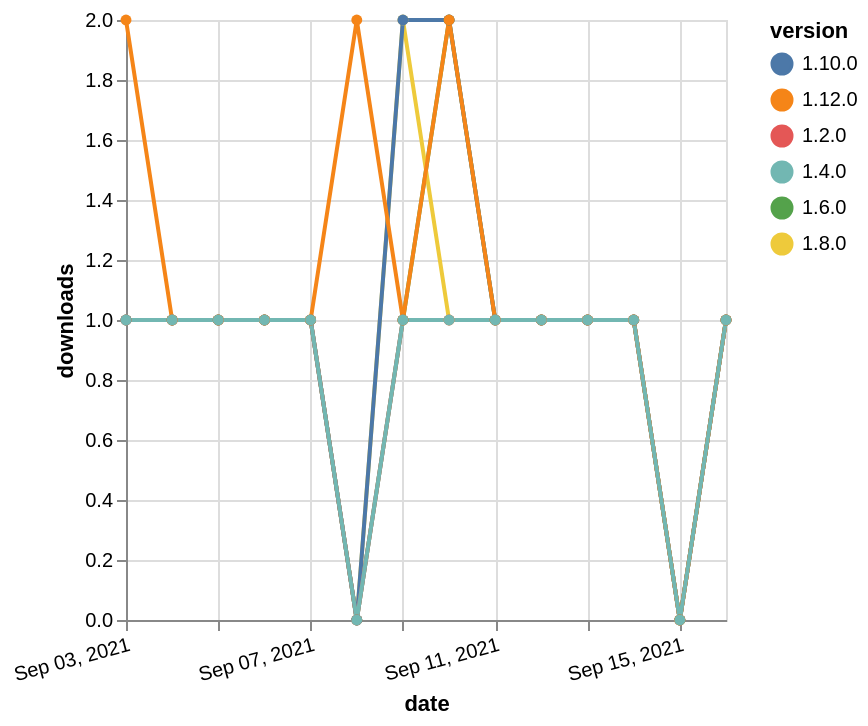

Source (Vega-Lite JSON):
### Vega-Lite specification from a JSON file in a GitHub repository (floating-point values rounded to 4 significant figures)
{"$schema": "https://vega.github.io/schema/vega-lite/v5.json", "description": "A simple bar chart with embedded data.", "data": {"values": [{"date": "2021-09-03", "total": 171, "delta": 1, "version": "1.6.0"}, {"date": "2021-09-04", "total": 172, "delta": 1, "version": "1.6.0"}, {"date": "2021-09-05", "total": 173, "delta": 1, "version": "1.6.0"}, {"date": "2021-09-06", "total": 174, "delta": 1, "version": "1.6.0"}, {"date": "2021-09-07", "total": 175, "delta": 1, "version": "1.6.0"}, {"date": "2021-09-08", "total": 175, "delta": 0, "version": "1.6.0"}, {"date": "2021-09-09", "total": 176, "delta": 1, "version": "1.6.0"}, {"date": "2021-09-10", "total": 178, "delta": 2, "version": "1.6.0"}, {"date": "2021-09-11", "total": 179, "delta": 1, "version": "1.6.0"}, {"date": "2021-09-12", "total": 180, "delta": 1, "version": "1.6.0"}, {"date": "2021-09-13", "total": 181, "delta": 1, "version": "1.6.0"}, {"date": "2021-09-14", "total": 182, "delta": 1, "version": "1.6.0"}, {"date": "2021-09-15", "total": 182, "delta": 0, "version": "1.6.0"}, {"date": "2021-09-16", "total": 183, "delta": 1, "version": "1.6.0"}, {"date": "2021-09-03", "total": 147, "delta": 1, "version": "1.8.0"}, {"date": "2021-09-04", "total": 148, "delta": 1, "version": "1.8.0"}, {"date": "2021-09-05", "total": 149, "delta": 1, "version": "1.8.0"}, {"date": "2021-09-06", "total": 150, "delta": 1, "version": "1.8.0"}, {"date": "2021-09-07", "total": 151, "delta": 1, "version": "1.8.0"}, {"date": "2021-09-08", "total": 151, "delta": 0, "version": "1.8.0"}, {"date": "2021-09-09", "total": 153, "delta": 2, "version": "1.8.0"}, {"date": "2021-09-10", "total": 154, "delta": 1, "version": "1.8.0"}, {"date": "2021-09-11", "total": 155, "delta": 1, "version": "1.8.0"}, {"date": "2021-09-12", "total": 156, "delta": 1, "version": "1.8.0"}, {"date": "2021-09-13", "total": 157, "delta": 1, "version": "1.8.0"}, {"date": "2021-09-14", "total": 158, "delta": 1, "version": "1.8.0"}, {"date": "2021-09-15", "total": 158, "delta": 0, "version": "1.8.0"}, {"date": "2021-09-16", "total": 159, "delta": 1, "version": "1.8.0"}, {"date": "2021-09-03", "total": 164, "delta": 1, "version": "1.10.0"}, {"date": "2021-09-04", "total": 165, "delta": 1, "version": "1.10.0"}, {"date": "2021-09-05", "total": 166, "delta": 1, "version": "1.10.0"}, {"date": "2021-09-06", "total": 167, "delta": 1, "version": "1.10.0"}, {"date": "2021-09-07", "total": 168, "delta": 1, "version": "1.10.0"}, {"date": "2021-09-08", "total": 168, "delta": 0, "version": "1.10.0"}, {"date": "2021-09-09", "total": 170, "delta": 2, "version": "1.10.0"}, {"date": "2021-09-10", "total": 172, "delta": 2, "version": "1.10.0"}, {"date": "2021-09-11", "total": 173, "delta": 1, "version": "1.10.0"}, {"date": "2021-09-12", "total": 174, "delta": 1, "version": "1.10.0"}, {"date": "2021-09-13", "total": 175, "delta": 1, "version": "1.10.0"}, {"date": "2021-09-14", "total": 176, "delta": 1, "version": "1.10.0"}, {"date": "2021-09-15", "total": 176, "delta": 0, "version": "1.10.0"}, {"date": "2021-09-16", "total": 177, "delta": 1, "version": "1.10.0"}, {"date": "2021-09-03", "total": 214, "delta": 1, "version": "1.2.0"}, {"date": "2021-09-04", "total": 215, "delta": 1, "version": "1.2.0"}, {"date": "2021-09-05", "total": 216, "delta": 1, "version": "1.2.0"}, {"date": "2021-09-06", "total": 217, "delta": 1, "version": "1.2.0"}, {"date": "2021-09-07", "total": 218, "delta": 1, "version": "1.2.0"}, {"date": "2021-09-08", "total": 218, "delta": 0, "version": "1.2.0"}, {"date": "2021-09-09", "total": 219, "delta": 1, "version": "1.2.0"}, {"date": "2021-09-10", "total": 220, "delta": 1, "version": "1.2.0"}, {"date": "2021-09-11", "total": 221, "delta": 1, "version": "1.2.0"}, {"date": "2021-09-12", "total": 222, "delta": 1, "version": "1.2.0"}, {"date": "2021-09-13", "total": 223, "delta": 1, "version": "1.2.0"}, {"date": "2021-09-14", "total": 224, "delta": 1, "version": "1.2.0"}, {"date": "2021-09-15", "total": 224, "delta": 0, "version": "1.2.0"}, {"date": "2021-09-16", "total": 225, "delta": 1, "version": "1.2.0"}, {"date": "2021-09-03", "total": 112, "delta": 2, "version": "1.12.0"}, {"date": "2021-09-04", "total": 113, "delta": 1, "version": "1.12.0"}, {"date": "2021-09-05", "total": 114, "delta": 1, "version": "1.12.0"}, {"date": "2021-09-06", "total": 115, "delta": 1, "version": "1.12.0"}, {"date": "2021-09-07", "total": 116, "delta": 1, "version": "1.12.0"}, {"date": "2021-09-08", "total": 118, "delta": 2, "version": "1.12.0"}, {"date": "2021-09-09", "total": 119, "delta": 1, "version": "1.12.0"}, {"date": "2021-09-10", "total": 121, "delta": 2, "version": "1.12.0"}, {"date": "2021-09-11", "total": 122, "delta": 1, "version": "1.12.0"}, {"date": "2021-09-12", "total": 123, "delta": 1, "version": "1.12.0"}, {"date": "2021-09-13", "total": 124, "delta": 1, "version": "1.12.0"}, {"date": "2021-09-14", "total": 125, "delta": 1, "version": "1.12.0"}, {"date": "2021-09-15", "total": 125, "delta": 0, "version": "1.12.0"}, {"date": "2021-09-16", "total": 126, "delta": 1, "version": "1.12.0"}, {"date": "2021-09-03", "total": 173, "delta": 1, "version": "1.4.0"}, {"date": "2021-09-04", "total": 174, "delta": 1, "version": "1.4.0"}, {"date": "2021-09-05", "total": 175, "delta": 1, "version": "1.4.0"}, {"date": "2021-09-06", "total": 176, "delta": 1, "version": "1.4.0"}, {"date": "2021-09-07", "total": 177, "delta": 1, "version": "1.4.0"}, {"date": "2021-09-08", "total": 177, "delta": 0, "version": "1.4.0"}, {"date": "2021-09-09", "total": 178, "delta": 1, "version": "1.4.0"}, {"date": "2021-09-10", "total": 179, "delta": 1, "version": "1.4.0"}, {"date": "2021-09-11", "total": 180, "delta": 1, "version": "1.4.0"}, {"date": "2021-09-12", "total": 181, "delta": 1, "version": "1.4.0"}, {"date": "2021-09-13", "total": 182, "delta": 1, "version": "1.4.0"}, {"date": "2021-09-14", "total": 183, "delta": 1, "version": "1.4.0"}, {"date": "2021-09-15", "total": 183, "delta": 0, "version": "1.4.0"}, {"date": "2021-09-16", "total": 184, "delta": 1, "version": "1.4.0"}]}, "width": "container", "mark": {"type": "line", "point": {"filled": true}}, "encoding": {"x": {"field": "date", "type": "temporal", "timeUnit": "yearmonthdate", "title": "date", "axis": {"labelAngle": -15}}, "y": {"field": "delta", "type": "quantitative", "title": "downloads"}, "color": {"field": "version", "type": "nominal"}, "tooltip": {"field": "delta"}}}
